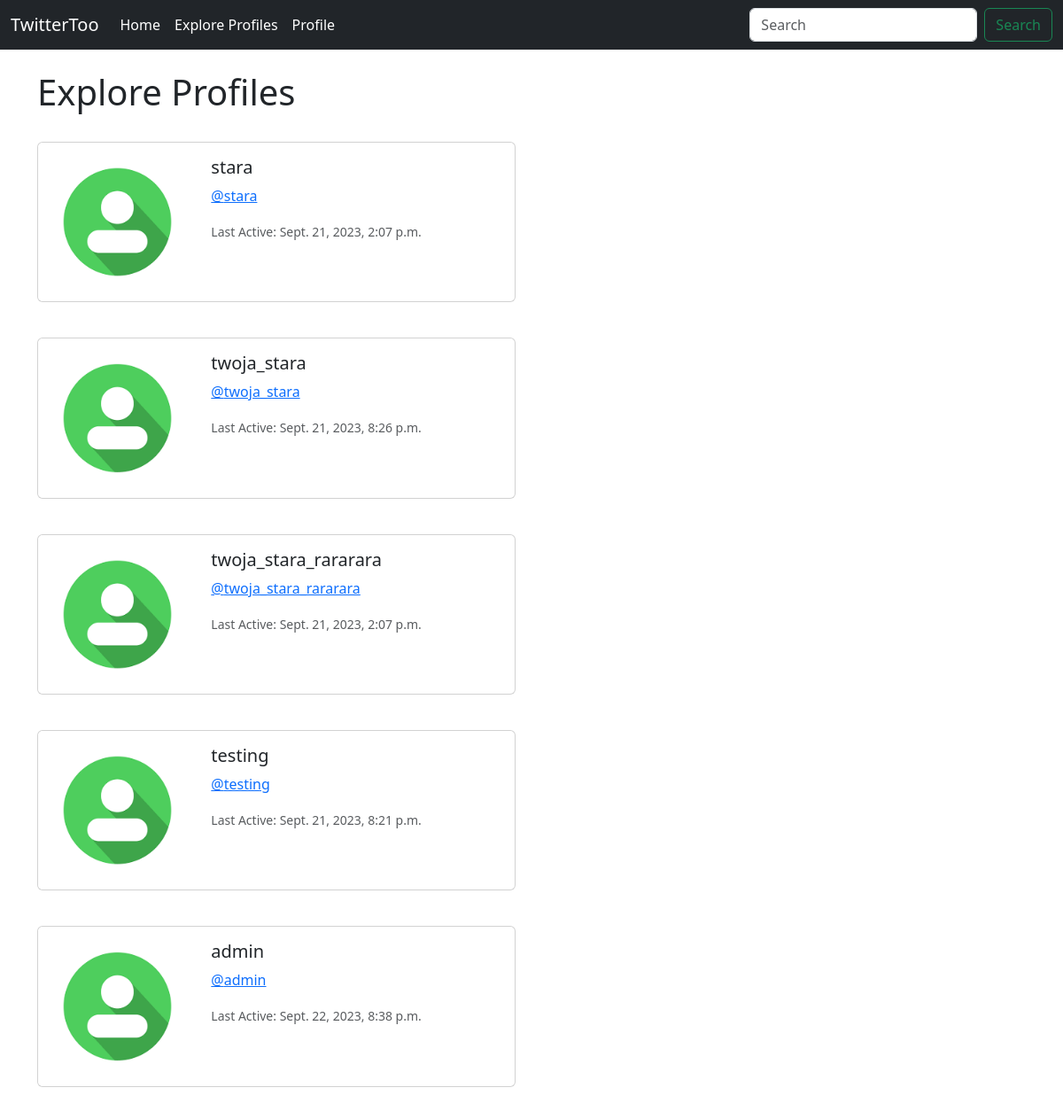
/explore_profiles/ (signed in), run on an earlier commit of the app's database.
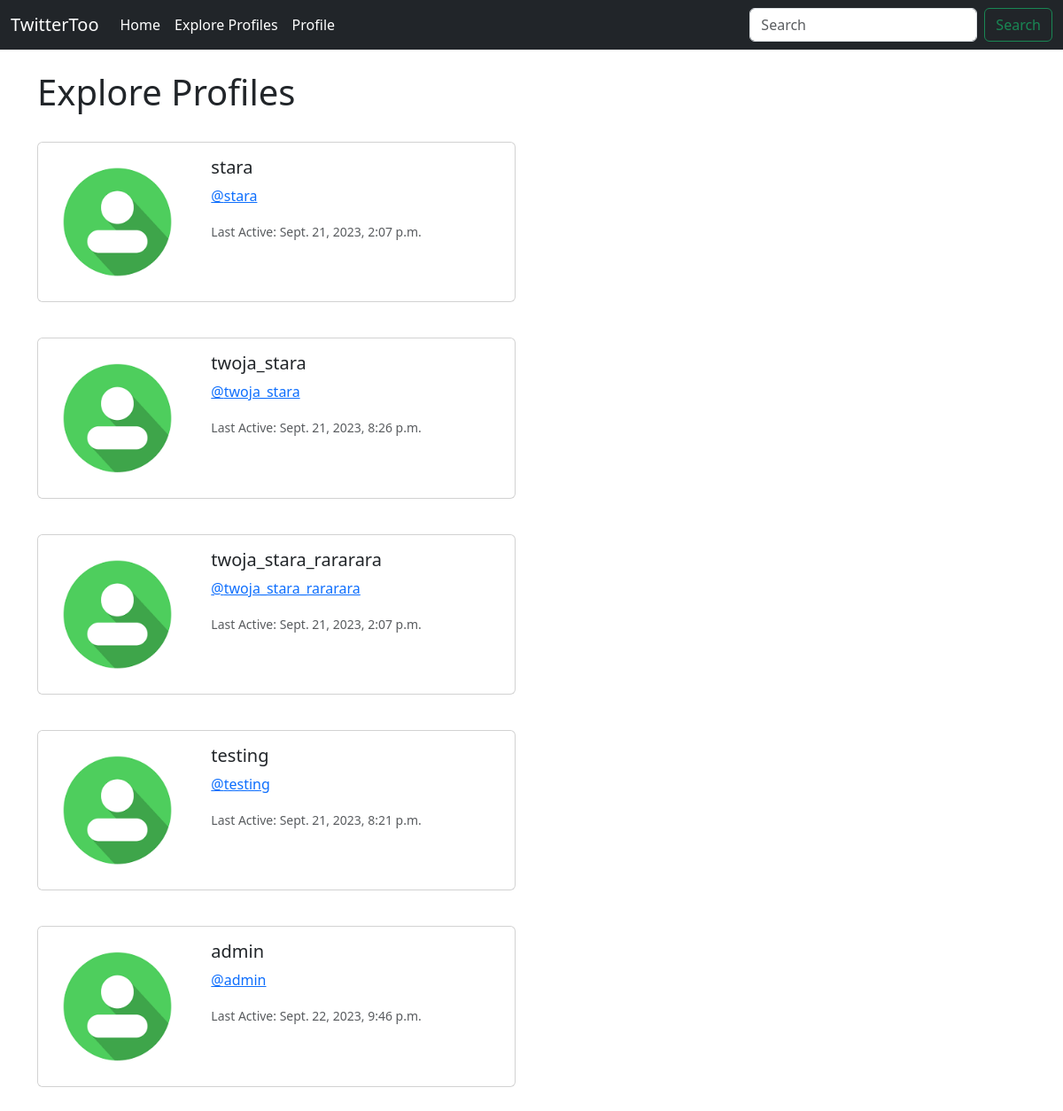
And on a later commit of the database.
### TwitterToo/models.py (models this page shows, shortened)
class Profile(models.Model):
    user = models.OneToOneField(User, on_delete=models.CASCADE)
    follows = models.ManyToManyField(
        'self',
        related_name='followed_by',
        symmetrical=False,
        blank=True,
    )
    last_active_date = models.DateTimeField(User, auto_now=True)

### TwitterToo/views.py (the view)
# urls.py: path('explore_profiles/', views.explore_profiles, name='explore_profiles'),
def explore_profiles(request):
    if request.user.is_authenticated:
        profiles = Profile.objects.exclude(user=request.user)
        return render(request, 'explore_profiles.html', {'profiles': profiles})
    else:
        messages.success(request, ('You must be logged in to view this page!'))
        return redirect('home')

### TwitterToo/templates/explore_profiles.html
{% extends 'base.html' %}
{% load static %}
{% block content%}
    <h1>Explore Profiles</h1>
<br/>
{% if profiles %}
    {% for profile in profiles%}
        <div class="card mb-3" style="max-width: 540px;">
            <div class="row g-0">
                <div class="col-md-4">
                    <img src="{% static 'images/avatar.png' %}" class="img-fluid rounded-start" alt="...">
                </div>
                <div class="col-md-8">
                    <div class="card-body">
                        <h5 class="card-title">
                            {{ profile.user.username }}
                        </h5>
                        <p class="card-text">
                            <a href="{% url 'profile' profile.user.id %}">
                                @{{ profile.user.username }}
                            </a>
                        </p>
                        <p class="card-text"><small class="text-body-secondary">
                            Last Active: {{ profile.last_active_date}}<br/></small>
                        </p>
                    </div>
                </div>
            </div>
        </div>
        <br/>
    {% endfor %}
{% endif %}
{% endblock %}

### TwitterToo/templates/base.html (shortened to what this page needs)
<!doctype html>
<html lang="en">
  <head>
    <link href="https://cdn.jsdelivr.net/npm/bootstrap@5.3.2/dist/css/bootstrap.min.css" rel="stylesheet">
  </head>
  <body>
    {% include 'navbar.html' %}
    <br/>
    <div class="container">
        {% block content %}
        {% endblock %}
    </div>
  </body>
</html>

### TwitterToo/templates/navbar.html (shortened to what this page needs)
<nav class="navbar navbar-expand-lg navbar-dark bg-dark">
  <div class="container-fluid">
    <a class="navbar-brand" href="{% url 'home' %}">TwitterToo</a>
    <div class="collapse navbar-collapse" id="navbarSupportedContent">
      <ul class="navbar-nav me-auto mb-2 mb-lg-0">
        <li class="nav-item">
          <a class="nav-link active" aria-current="page" href="{% url 'home' %}">
            Home
          </a>
        </li>
        <li class="nav-item">
          <a class="nav-link active" aria-current="page" href="{% url 'explore_profiles' %}">
            Explore Profiles
          </a>
        </li>
        {% if user.is_authenticated %}
          <li class="nav-item">
            <a class="nav-link active" aria-current="page" href="{% url 'profile' request.user.id %}">
              Profile
            </a>
          </li>
        {% endif %}
      </ul>
      <form class="d-flex" role="search">
        <input class="form-control me-2" type="search" placeholder="Search" aria-label="Search">
        <button class="btn btn-outline-success" type="submit">
          Search
        </button>
      </form>
    </div>
  </div>
</nav>

What changed in the data, as far as the page shows it:
changed Profile "admin": last_active_date "Sept. 22, 2023, 8:38 p.m." → "Sept. 22, 2023, 9:46 p.m."
